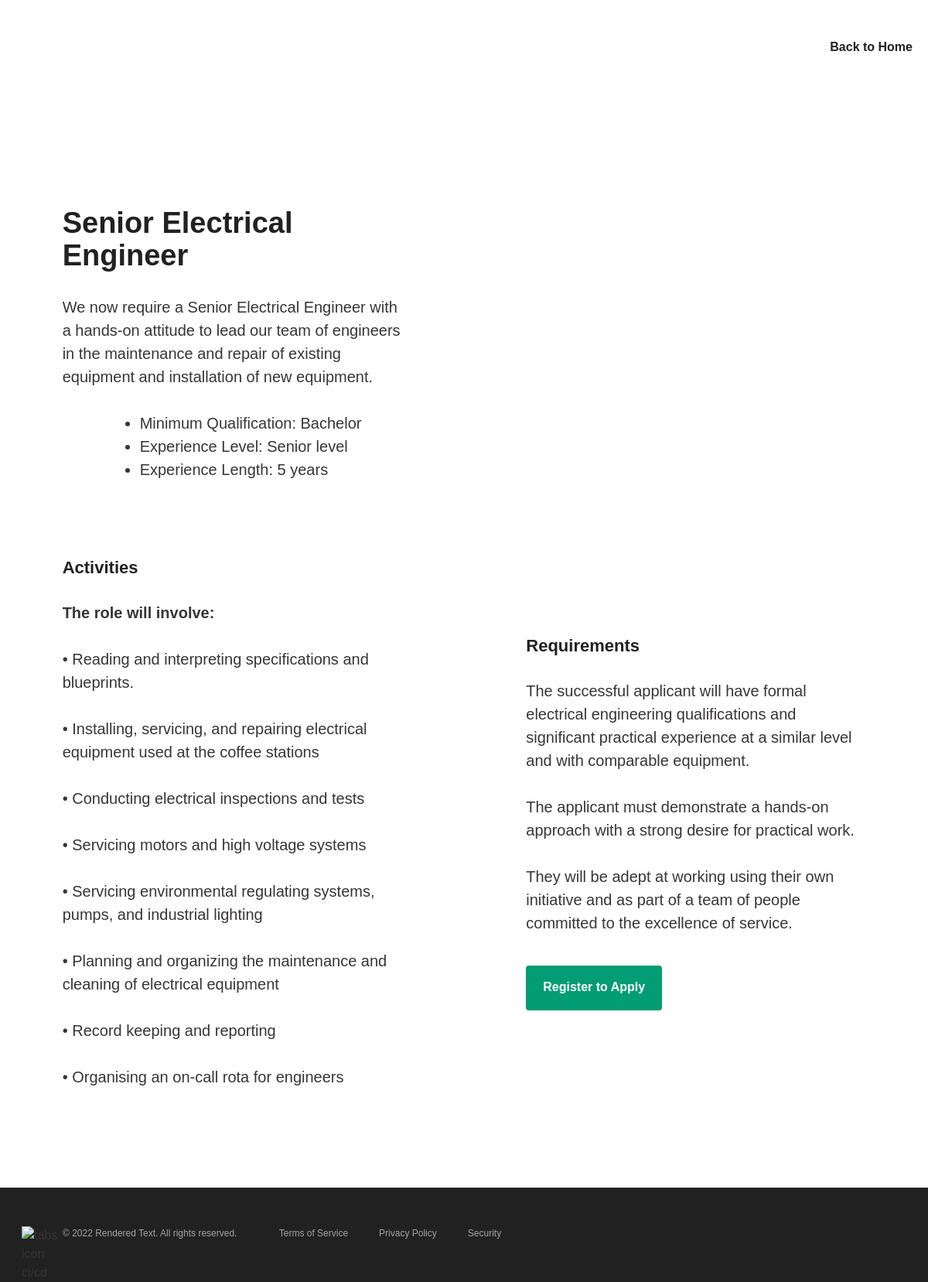
The page /detail/4 on the database its author committed.
### recuit/models.py (models this page shows, shortened)
class Job(models.Model):
    my_state_field = StateField()
    jobType = models.ForeignKey(
        JobType, on_delete=models.CASCADE)
    yearOfExp = models.ForeignKey(
        YearOfExp, on_delete=models.CASCADE, null=True)
    salaryScale = models.ForeignKey(
        salaryScale, on_delete=models.CASCADE, null=True)
    educationLevel = models.ForeignKey(
        EducationLevel, on_delete=models.CASCADE, null=True)
    name = models.CharField(max_length=50)
    description = RichTextUploadingField()
    activities = RichTextUploadingField()
    requirements = RichTextUploadingField()
    deadline = models.DateField()
    Active_Status = 1
    Inactive_Status = 0
    STATUS_CHOICES = (
        (Active_Status, 'active'),
        (Inactive_Status, 'unactive'),
    )
    status = models.IntegerField(choices=STATUS_CHOICES, default=Inactive_Status)
    created_on = models.DateTimeField(auto_now=True)
    updated_on = models.DateTimeField(auto_now=True)
    class Meta:
        ordering = ['name']

### recuit/views.py (the view)
# urls.py: path('detail/<int:id>', views.JobDetail),
def JobDetail(request, id):
    job = Job.objects.get(id=id)
    context = {'job': job}
    return render(request, 'JobDetail.html', context)

### recuit/templates/JobDetail.html (shortened to what this page needs)
<!doctype html>
<html lang="en-US">
<head>
</head>
<body class="home page-template-default page page-id-11987 wp-embed-responsive no-sidebar">
<div id="page" class="site default green">
	<header id="masthead" class="site-header transparent announcement">
		<div class="wrap">
		<div class="loginandsignup">
		<a href="/" class="login f-sixteen">Back to Home</a>
		</div>
			</div>
	</header>
	<div id="content" class="site-content">
        <div id="primary" class="content-area">
            <main id="main" class="site-main">
                 <div class="tabs">
                        <div class="intro">
                            <br><br>
                        <h2>{{job.name}}</h2>
                        <p>
                            {{job.description|safe}}
                        </p>
                        </div>
<div class="two-column  default ">
    <div class="column-one">
        <div class="wrap">
            <h4>Activities</h4>
            <p>
                {{job.activities|safe}}
            </p>
        </div>
    </div>
    <div class="column-two">
            <div class="wrap">
            <h4>Requirements</h4>
            <p>
                {{job.requirements|safe}}
            </p>
        </div>
{% if user.is_authenticated %}
<p><a class="button background" href="/dashboard">Apply</a></p>
{% else %}
 <p><a class="button background" href="/register">Register to  Apply</a></p>
{% endif %}
    </div>
</div>
 </main>
 </div>
 </div>
<footer id="colophon" class="site-footer default">
<div class="footer-info" style="padding-top:50px !important;">
        <img loading="lazy" class="alignnone wp-image-12088 size-full" role="img" src="https://wpblog.semaphoreci.com/wp-content/uploads/2019/11/tabs-ci-cd-icon.svg" alt="tabs icon ci/cd" width="53.014" height="51.316">
                <div class="copy f-twelve">© 2022 Rendered Text. All rights reserved.</div>
                <div class="info-menu">
                    <div class="footer-nav f-twelve">
                        <ul id="menu-footer-info" class="menu">
                            <li id="menu-item-12013" class="menu-item menu-item-type-custom menu-item-object-custom menu-item-12013">
                                <a href="/tos">Terms of Service</a>
                            </li>
                            <li id="menu-item-12014" class="menu-item menu-item-type-custom menu-item-object-custom menu-item-12014">
                                <a href="/privacy">Privacy Policy</a>
                            </li>
                            <li id="menu-item-12015" class="menu-item menu-item-type-custom menu-item-object-custom menu-item-12015">
                                <a href="/security">Security</a>
                            </li>
                        </ul>
                    </div>
                </div>
                <div class="social">
                    <a href="" class="podcasts"></a>
                    <a href="" class="twitter"></a>
                    <a href="" class="linkedin"></a>
                    <a href="" class="rss"></a>
                </div>
        </div>
	</footer>
</div>
</html>

### rows shown on the page
Job: name "Senior Electrical Engineer", description "We now require a Senior Electrical Engineer with a hands-on attitude to lead our team of engineers in the maintenance and repair of existing equipment and installation of new equipment. Minimum Qualification: Bachelor Experience Level: Senior level Experience Length: 5 years", activities "The role will involve: • Reading and interpreting specifications and blueprints. • Installing, servicing, and repairing electrical equipment used at the coffee stations • Conducting electrical inspections and tests • Servicing motors and high voltage systems • Servicing environmental regulating systems, pumps, and industrial lighting • Planning and organizing the maintenance and cleaning of electrical equipment • Record keeping and reporting • Organising an on-call rota for engineers", requirements "The successful applicant will have formal electrical engineering qualifications and significant practical experience at a similar level and with comparable equipment. The applicant must demonstrate a hands-on approach with a strong desire for practical work. They will be adept at working using their own initiative and as part of a team of people committed to the excellence of service."
